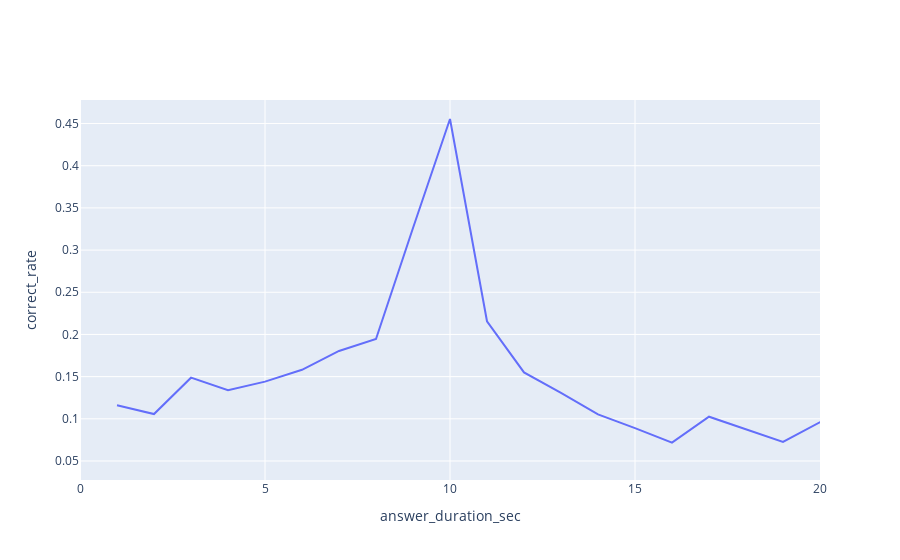

Write notebook code for a chart like this one.
### Code cell
fig = go.Figure([
    go.Scatter(
        x=df_['answer_duration_sec'],
        y=df_['correct_rate'],
        mode='lines',
    )
]).update_xaxes(range=[0, 20]).update_layout(
    xaxis=dict(
        title=dict(
            text="answer_duration_sec"
        )
    ),
    yaxis=dict(
        title=dict(
            text="correct_rate"
        )
    ),
)
fig.show()

### Figure 1 — Plotly figure (JSON) as saved in the notebook; plotly's stock layout.template omitted (floating-point values rounded to 4 significant figures; data arrays with more than 128 entries replaced by an {"elided": "..."} marker saying what was removed)
{"data": [{"mode": "lines", "type": "scatter", "x": {"elided": "2209 int values"}, "y": {"elided": "2209 float values"}}], "layout": {"xaxis": {"range": [0, 20], "title": {"text": "answer_duration_sec"}}, "yaxis": {"title": {"text": "correct_rate"}}}}
